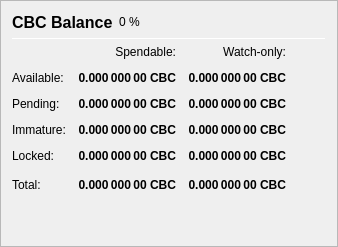
                   <widget class="QFrame" name="frame_Balances">
                    <property name="frameShape">
                     <enum>QFrame::StyledPanel</enum>
                    </property>
                    <property name="frameShadow">
                     <enum>QFrame::Raised</enum>
                    </property>
                    <layout class="QVBoxLayout" name="verticalLayout_4">
                     <item>
                      <layout class="QHBoxLayout" name="horizontalLayout_4">
                       <item>
                        <widget class="QLabel" name="label_5">
                         <property name="minimumSize">
                          <size>
                           <width>0</width>
                           <height>20</height>
                          </size>
                         </property>
                         <property name="font">
                          <font>
                           <pointsize>12</pointsize>
                           <weight>75</weight>
                           <bold>true</bold>
                          </font>
                         </property>
                         <property name="text">
                          <string>CBC Balance</string>
                         </property>
                        </widget>
                       </item>
                       <item>
                        <widget class="QLabel" name="labelCBCPercent">
                         <property name="text">
                          <string notr="true">0 %</string>
                         </property>
                        </widget>
                       </item>
                       <item>
                        <spacer name="horizontalSpacer_3">
                         <property name="orientation">
                          <enum>Qt::Horizontal</enum>
                         </property>
                         <property name="sizeHint" stdset="0">
                          <size>
                           <width>40</width>
                           <height>20</height>
                          </size>
                         </property>
                        </spacer>
                       </item>
                      </layout>
                     </item>
                     <item>
                      <widget class="Line" name="line_Balance">
                       <property name="minimumSize">
                        <size>
                         <width>0</width>
                         <height>1</height>
                        </size>
                       </property>
                       <property name="maximumSize">
                        <size>
                         <width>16777215</width>
                         <height>1</height>
                        </size>
                       </property>
                       <property name="orientation">
                        <enum>Qt::Horizontal</enum>
                       </property>
                      </widget>
                     </item>
                     <item>
                      <layout class="QGridLayout" name="gridLayout">
                       <property name="spacing">
                        <number>12</number>
                       </property>
                       <item row="0" column="1">
                        <widget class="QLabel" name="labelSpendable">
                         <property name="text">
                          <string>Spendable:</string>
                         </property>
                         <property name="alignment">
                          <set>Qt::AlignRight|Qt::AlignTrailing|Qt::AlignVCenter</set>
                         </property>
                        </widget>
                       </item>
                       <item row="0" column="2">
                        <widget class="QLabel" name="labelWatchonly">
                         <property name="text">
                          <string>Watch-only:</string>
                         </property>
                         <property name="alignment">
                          <set>Qt::AlignRight|Qt::AlignTrailing|Qt::AlignVCenter</set>
                         </property>
                        </widget>
                       </item>
                       <item row="1" column="0">
                        <widget class="QLabel" name="labelBalanceText">
                         <property name="text">
                          <string>Available:</string>
                         </property>
                        </widget>
                       </item>
                       <item row="1" column="1">
                        <widget class="QLabel" name="labelBalance">
                         <property name="font">
                          <font>
                           <weight>75</weight>
                           <bold>true</bold>
                          </font>
                         </property>
                         <property name="cursor">
                          <cursorShape>IBeamCursor</cursorShape>
                         </property>
                         <property name="toolTip">
                          <string>Your current spendable balance</string>
                         </property>
                         <property name="text">
                          <string notr="true">0.000 000 00 CBC</string>
                         </property>
                         <property name="alignment">
                          <set>Qt::AlignRight|Qt::AlignTrailing|Qt::AlignVCenter</set>
                         </property>
                         <property name="textInteractionFlags">
                          <set>Qt::LinksAccessibleByMouse|Qt::TextSelectableByKeyboard|Qt::TextSelectableByMouse</set>
                         </property>
                        </widget>
                       </item>
                       <item row="1" column="2">
                        <widget class="QLabel" name="labelWatchAvailable">
                         <property name="font">
                          <font>
                           <weight>75</weight>
                           <bold>true</bold>
                          </font>
                         </property>
                         <property name="cursor">
                          <cursorShape>IBeamCursor</cursorShape>
                         </property>
                         <property name="toolTip">
                          <string>Your current balance in watch-only addresses</string>
                         </property>
                         <property name="text">
                          <string notr="true">0.000 000 00 CBC</string>
                         </property>
                         <property name="alignment">
                          <set>Qt::AlignRight|Qt::AlignTrailing|Qt::AlignVCenter</set>
                         </property>
                         <property name="textInteractionFlags">
                          <set>Qt::LinksAccessibleByMouse|Qt::TextSelectableByKeyboard|Qt::TextSelectableByMouse</set>
                         </property>
                        </widget>
                       </item>
                       <item row="2" column="0">
                        <widget class="QLabel" name="labelPendingText">
                         <property name="text">
                          <string>Pending:</string>
                         </property>
                        </widget>
                       </item>
                       <item row="2" column="1">
                        <widget class="QLabel" name="labelUnconfirmed">
                         <property name="font">
                          <font>
                           <weight>75</weight>
                           <bold>true</bold>
                          </font>
                         </property>
                         <property name="cursor">
                          <cursorShape>IBeamCursor</cursorShape>
                         </property>
                         <property name="toolTip">
                          <string>Total of transactions that have yet to be confirmed, and do not yet count toward the spendable balance</string>
                         </property>
                         <property name="text">
                          <string notr="true">0.000 000 00 CBC</string>
                         </property>
                         <property name="alignment">
                          <set>Qt::AlignRight|Qt::AlignTrailing|Qt::AlignVCenter</set>
                         </property>
                         <property name="textInteractionFlags">
                          <set>Qt::LinksAccessibleByMouse|Qt::TextSelectableByKeyboard|Qt::TextSelectableByMouse</set>
                         </property>
                        </widget>
                       </item>
                       <item row="2" column="2">
                        <widget class="QLabel" name="labelWatchPending">
                         <property name="font">
                          <font>
                           <weight>75</weight>
                           <bold>true</bold>
                          </font>
                         </property>
                         <property name="cursor">
                          <cursorShape>IBeamCursor</cursorShape>
                         </property>
                         <property name="toolTip">
                          <string>Unconfirmed transactions to watch-only addresses</string>
                         </property>
                         <property name="text">
                          <string notr="true">0.000 000 00 CBC</string>
                         </property>
                         <property name="alignment">
                          <set>Qt::AlignRight|Qt::AlignTrailing|Qt::AlignVCenter</set>
                         </property>
                         <property name="textInteractionFlags">
                          <set>Qt::LinksAccessibleByMouse|Qt::TextSelectableByKeyboard|Qt::TextSelectableByMouse</set>
                         </property>
                        </widget>
                       </item>
                       <item row="3" column="0">
                        <widget class="QLabel" name="labelImmatureText">
                         <property name="text">
                          <string>Immature:</string>
                         </property>
                        </widget>
                       </item>
                       <item row="3" column="1">
                        <widget class="QLabel" name="labelImmature">
                         <property name="font">
                          <font>
                           <weight>75</weight>
                           <bold>true</bold>
                          </font>
                         </property>
                         <property name="cursor">
                          <cursorShape>IBeamCursor</cursorShape>
                         </property>
                         <property name="toolTip">
                          <string>Staked or masternode rewards that has not yet matured</string>
                         </property>
                         <property name="text">
                          <string notr="true">0.000 000 00 CBC</string>
                         </property>
                         <property name="alignment">
                          <set>Qt::AlignRight|Qt::AlignTrailing|Qt::AlignVCenter</set>
                         </property>
                         <property name="textInteractionFlags">
                          <set>Qt::LinksAccessibleByMouse|Qt::TextSelectableByKeyboard|Qt::TextSelectableByMouse</set>
                         </property>
                        </widget>
                       </item>
                       <item row="3" column="2">
                        <widget class="QLabel" name="labelWatchImmature">
                         <property name="font">
                          <font>
                           <weight>75</weight>
                           <bold>true</bold>
                          </font>
                         </property>
                         <property name="cursor">
                          <cursorShape>IBeamCursor</cursorShape>
                         </property>
                         <property name="toolTip">
                          <string>Staked or masternode rewards in watch-only addresses that has not yet matured</string>
                         </property>
                         <property name="text">
                          <string notr="true">0.000 000 00 CBC</string>
                         </property>
                         <property name="alignment">
                          <set>Qt::AlignRight|Qt::AlignTrailing|Qt::AlignVCenter</set>
                         </property>
                         <property name="textInteractionFlags">
                          <set>Qt::LinksAccessibleByMouse|Qt::TextSelectableByKeyboard|Qt::TextSelectableByMouse</set>
                         </property>
                        </widget>
                       </item>
                       <item row="4" column="0">
                        <widget class="QLabel" name="labelLockedBalanceText">
                         <property name="toolTip">
                          <string>Locked CBC or Masternode collaterals. These are excluded from zCBC minting.</string>
                         </property>
                         <property name="text">
                          <string>Locked:</string>
                         </property>
                        </widget>
                       </item>
                       <item row="4" column="1">
                        <widget class="QLabel" name="labelLockedBalance">
                         <property name="font">
                          <font>
                           <weight>75</weight>
                           <bold>true</bold>
                          </font>
                         </property>
                         <property name="cursor">
                          <cursorShape>IBeamCursor</cursorShape>
                         </property>
                         <property name="toolTip">
                          <string>Locked CBC or Masternode collaterals. These are excluded from zCBC minting.</string>
                         </property>
                         <property name="text">
                          <string notr="true">0.000 000 00 CBC</string>
                         </property>
                         <property name="alignment">
                          <set>Qt::AlignRight|Qt::AlignTrailing|Qt::AlignVCenter</set>
                         </property>
                         <property name="textInteractionFlags">
                          <set>Qt::LinksAccessibleByMouse|Qt::TextSelectableByKeyboard|Qt::TextSelectableByMouse</set>
                         </property>
                        </widget>
                       </item>
                       <item row="4" column="2">
                        <widget class="QLabel" name="labelWatchLocked">
                         <property name="font">
                          <font>
                           <weight>75</weight>
                           <bold>true</bold>
                          </font>
                         </property>
                         <property name="cursor">
                          <cursorShape>IBeamCursor</cursorShape>
                         </property>
                         <property name="toolTip">
                          <string>Current locked balance in watch-only addresses</string>
                         </property>
                         <property name="text">
                          <string notr="true">0.000 000 00 CBC</string>
                         </property>
                         <property name="alignment">
                          <set>Qt::AlignRight|Qt::AlignTrailing|Qt::AlignVCenter</set>
                         </property>
                         <property name="textInteractionFlags">
                          <set>Qt::LinksAccessibleByMouse|Qt::TextSelectableByKeyboard|Qt::TextSelectableByMouse</set>
                         </property>
                        </widget>
                       </item>
                       <item row="5" column="0">
                        <widget class="QLabel" name="labelTotalText">
                         <property name="toolTip">
                          <string>Your current Cybercoin balance, unconfirmed and immature transactions included</string>
                         </property>
                         <property name="text">
                          <string>Total:</string>
                         </property>
                        </widget>
                       </item>
                       <item row="5" column="1">
                        <widget class="QLabel" name="labelTotal">
                         <property name="font">
                          <font>
                           <weight>75</weight>
                           <bold>true</bold>
                          </font>
                         </property>
                         <property name="cursor">
                          <cursorShape>IBeamCursor</cursorShape>
                         </property>
                         <property name="toolTip">
                          <string>Your current Cybercoin balance, unconfirmed and immature transactions included</string>
                         </property>
                         <property name="text">
                          <string notr="true">0.000 000 00 CBC</string>
                         </property>
                         <property name="alignment">
                          <set>Qt::AlignRight|Qt::AlignTrailing|Qt::AlignVCenter</set>
                         </property>
                         <property name="textInteractionFlags">
                          <set>Qt::LinksAccessibleByMouse|Qt::TextSelectableByKeyboard|Qt::TextSelectableByMouse</set>
                         </property>
                        </widget>
                       </item>
                       <item row="5" column="2">
                        <widget class="QLabel" name="labelWatchTotal">
                         <property name="font">
                          <font>
                           <weight>75</weight>
                           <bold>true</bold>
                          </font>
                         </property>
                         <property name="cursor">
                          <cursorShape>IBeamCursor</cursorShape>
                         </property>
                         <property name="toolTip">
                          <string>Current total balance in watch-only addresses</string>
                         </property>
                         <property name="text">
                          <string notr="true">0.000 000 00 CBC</string>
                         </property>
                         <property name="alignment">
                          <set>Qt::AlignRight|Qt::AlignTrailing|Qt::AlignVCenter</set>
                         </property>
                         <property name="textInteractionFlags">
                          <set>Qt::LinksAccessibleByMouse|Qt::TextSelectableByKeyboard|Qt::TextSelectableByMouse</set>
                         </property>
                        </widget>
                       </item>
                       <item row="5" column="3">
                        <spacer name="horizontalSpacer_9">
                         <property name="orientation">
                          <enum>Qt::Horizontal</enum>
                         </property>
                         <property name="sizeHint" stdset="0">
                          <size>
                           <width>40</width>
                           <height>20</height>
                          </size>
                         </property>
                        </spacer>
                       </item>
                      </layout>
                     </item>
                     <item>
                      <spacer name="verticalSpacer_3">
                       <property name="orientation">
                        <enum>Qt::Vertical</enum>
                       </property>
                       <property name="sizeHint" stdset="0">
                        <size>
                         <width>20</width>
                         <height>40</height>
                        </size>
                       </property>
                      </spacer>
                     </item>
                    </layout>
                   </widget>
